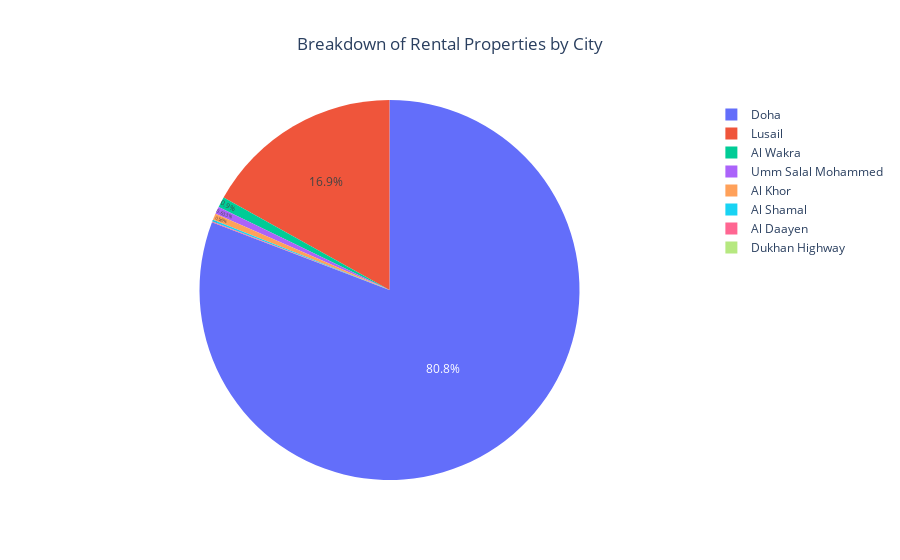

The cell this chart's notebook holds for it:
### Code cell
# Check the distribution by the city
plot_pie_chart(df=df, feature='city')

### Figure 1 — Plotly figure (JSON) as saved in the notebook; plotly's stock layout.template omitted (floating-point values rounded to 4 significant figures)
{"data": [{"domain": {"x": [0, 1], "y": [0, 1]}, "hovertemplate": "%{label}: %{value} (%{percent})", "labels": ["Doha", "Lusail", "Al Wakra", "Umm Salal Mohammed", "Al Khor", "Al Shamal", "Al Daayen", "Dukhan Highway"], "legendgroup": "", "name": "", "showlegend": true, "text": ["Doha (80.8%)", "Lusail (16.9%)", "", "", "", "", "", ""], "textinfo": "text", "textposition": "inside", "texttemplate": "%{percent}", "type": "pie", "values": [15447, 3231, 172, 121, 105, 28, 13, 1]}], "layout": {"legend": {"tracegroupgap": 0}, "title": {"text": "Breakdown of Rental Properties by City", "x": 0.5}}}
